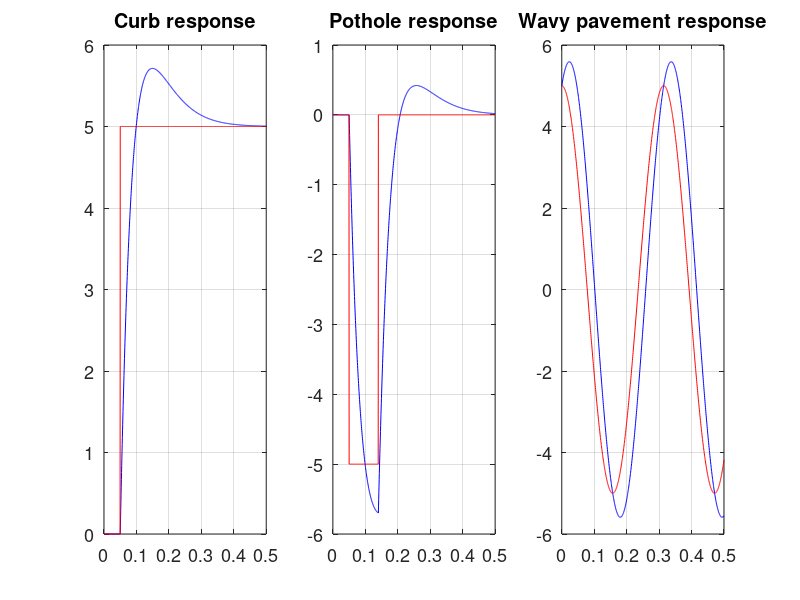

Reproduce this figure in MATLAB.
% file:  LV2_2.m     Simulate response of car suspension to various
% pavements  M. Atkins  03/23/2020 (adapted from Labview LV2_2.vi Mathscript)
clear; close all; set(0,'defaultAxesFontSize',13); fpv=[100 100 1000 250];
M = 1000/4;   % total car mass, divided by 4 to get per wheel mass
B = 1e4;      % shock absorber damping constant
K = 1e5;      % spring constant
A = 5;        % amplitude of curb, pothole, or wavy pavement, in cm

a1=B/M; a2=K/M; b1=B/M; b2=K/M; % convert constants to LCCDE coefficients
wo=sqrt(a2)   % undamped natural frequency
alpha=a1/2;
xi=alpha/wo   % damping coefficient
if xi == 1    % avoid critically damped exact case, which blows up the formula
    xi = 0.99;
end
t = linspace(0,0.5,1000);  % times vector

% Part 1: Curb = step response of system
p1=wo*(-xi+sqrt(xi*xi-1)); p2=wo*(-xi-sqrt(xi*xi-1));
A1=(b1*p1+b2)/(p1-p2);     A2=-(b1*p2+b2)/(p1-p2);
Curb = [zeros(1,100) A*ones(1,900)];               % for plot of curb profile
Ys = A*A1/p1*(exp(p1*t)-1)+ A*A2/p2*(exp(p2*t)-1); % step response
Yc = [zeros(1,100) Ys(1:end-100)]; % delay step response to match curb profile

% Part 2: Pothole = rectangle pulse response of system
T = 0.1;                        % Pothole travel time, in seconds
D=round(900/0.5*T);  U=900-D;   % D = downtime, U = uptime
Pot = [zeros(1,100) -A*ones(1,D) zeros(1,U)]; % pothole profile
Yp = [zeros(1,100), -Ys(1:D),  -Ys(D+1:end-100)+Ys(1:U)]; 
% (negative)rectangle response = sum of 2 step responses

% Part 3: Wavy pavement
T0 = 0.314       % period of wavy pavement, in seconds
w = 2*pi/T0;
Z = A*cos(w*t);  % pavement height function
Hw = polyval([b1 b2], w*j)/polyval([1 a1 a2], w*j);  %frequency response of car
Yw = abs(Hw)*A*cos(w*t + angle(Hw));

figure('position',fpv), 
  subplot(1,3,1), plot(t,Yc,'b',t,Curb,'r'), grid on, title('Curb response'),
  subplot(1,3,2), plot(t,Yp,'b',t,Pot,'r'), grid on, title('Pothole response'),
  subplot(1,3,3), plot(t,Yw,'b',t,Z,'r'), grid on, title('Wavy pavement response')
